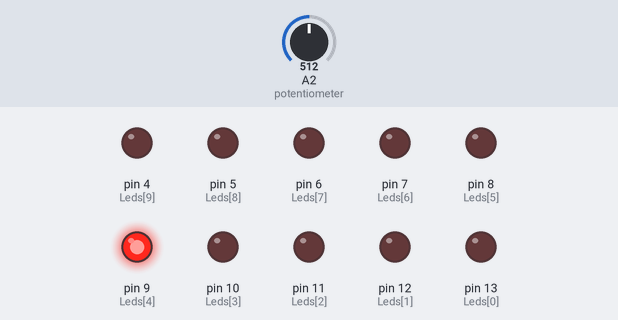
Bench run of a sketch on a simulated Arduino Uno, built with avr-gcc and run on an emulated ATmega328P. Shown: output pins drawn as LEDs (lit = HIGH). Dashed ring = blinking. Inputs (shaded band) come from the test bench; at power-on: A2 (potentiometer) = 512.

Above: at 1.2 s.
1.3 s: A2 (potentiometer) set to 542
At 1.67 s:
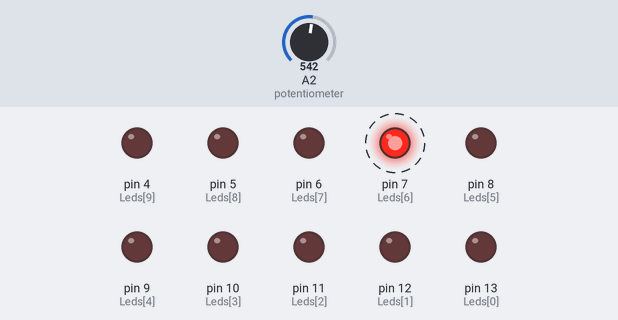
4.3 s: A2 (potentiometer) set to 564
At 4.66 s:
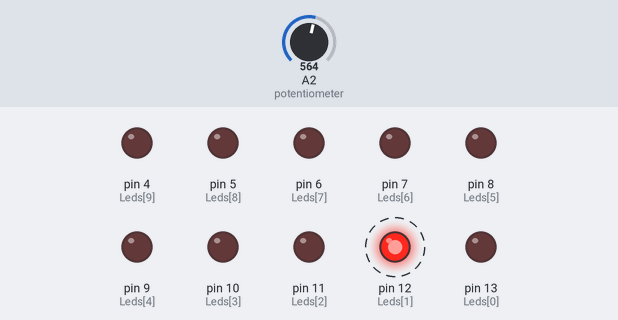
7.3 s: A2 (potentiometer) set to 716
At 7.51 s:
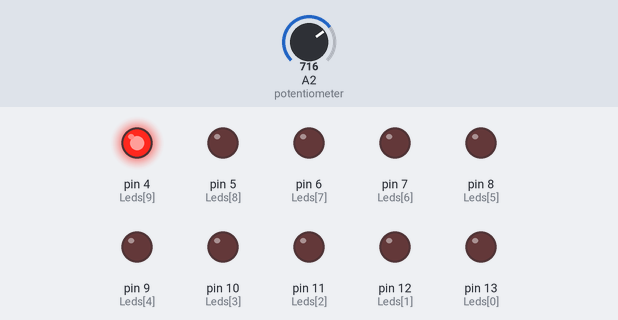
10.3 s: A2 (potentiometer) set to 771
13.3 s: A2 (potentiometer) set to 791
16.3 s: A2 (potentiometer) set to 900
At 17.08 s:
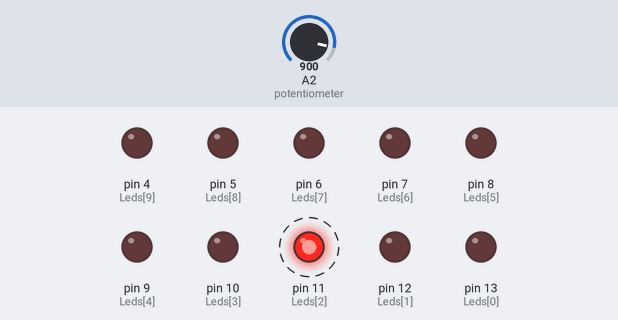
Timing chart, 0 to 20.3 s (numbered marks = the images above; inputs shaded):
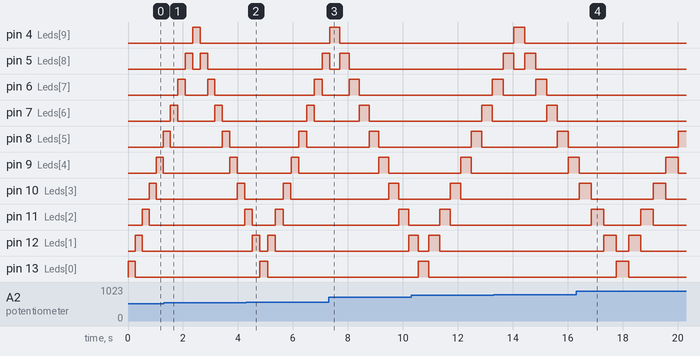

The sketch:

sketch.ino
```cpp
int Leds[] = {13, 12, 11, 10, 9, 8, 7, 6, 5, 4};
int Del = 500;
int CurrentLed = -1;
int Direction = 1;


void setup() {
for(int x = 0; x <= 9; x++){
  pinMode(Leds[x], OUTPUT);
}
pinMode(A2, INPUT);
}


void loop() {
Del = analogRead(A2);
CurrentLed += Direction;
digitalWrite(Leds[CurrentLed], HIGH);
delay(Del/2);
digitalWrite(Leds[CurrentLed], LOW);
if(CurrentLed == 0 || CurrentLed == 9){
Direction = (CurrentLed == 9) ? -1:1;
}
}
```

Measured:
- the behaviour switches between 553 and 554 on A2 (potentiometer) (found by bisection; images 1 and 2)
- after the input at 4.3 s, pin 4 (Leds[9]): stays LOW (without the input it goes to HIGH after 2.9 s)
- after the input at 7.3 s, pin 13 (Leds[0]): stays LOW (without the input it goes to HIGH after 2.6 s)
- after the input at 16.3 s, pin 7 (Leds[6]): stays LOW (without the input it goes to HIGH after 3.7 s)
- by itself, pin 5 (Leds[8]): alternates HIGH for 0.40 s and LOW for 0.40 s, 4 changes in all, then stays LOW
- by itself, pin 10 (Leds[3]): alternates HIGH for 0.45 s and LOW for 2.3 s
- by itself, pin 11 (Leds[2]): alternates HIGH for 0.45 s and LOW for 1.4 s
- by itself, pin 12 (Leds[1]): alternates HIGH for 0.45 s and LOW for 0.45 s, 4 changes in all, then stays LOW
